Frame 1 (no input): blank canvas, image omitted
Frame 60 (the mouse pressed at the canvas centre just before this capture): blank canvas, image omitted
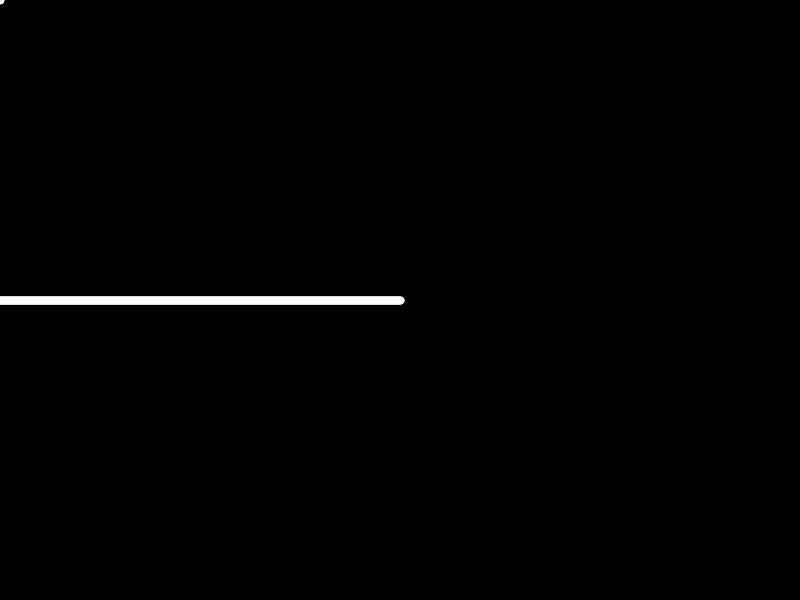
Frame 120 (the mouse held since frame 60 and released just before this capture)

The Processing sketch whose frames 1 and 60 were blank and that drew this single picture after the mouse press (run headless with seeded random() and noise(); from frame 60 on, the mouse is pressed at the canvas centre):

// Processing sketch: drawingmach1
// ── drawingmach1.pde
float n;

void setup()
{
  size(800, 600);
  background(0, 0, 0);
  frameRate(5);
  stroke(255, 255, 255);
  n=0;
}
void draw()
{
  strokeWeight(random(1, 8));
  if(n==0)line(0, mouseY, mouseX, mouseY);
  else line(799, mouseY, mouseX, mouseY);
}
void keyReleased()
{
  if (key==' ') 
  {
    background(0, 0, 0);
    stroke(255, 255, 255);
  } 
  if (key=='g') stroke(100, 100, 100);
  if (key=='d') stroke(50, 50, 50);
  if (key=='w') stroke(255, 255, 255);
  if (key=='r')
  {
    if (n==1) n=0;
    else n=1;
  }
} 
